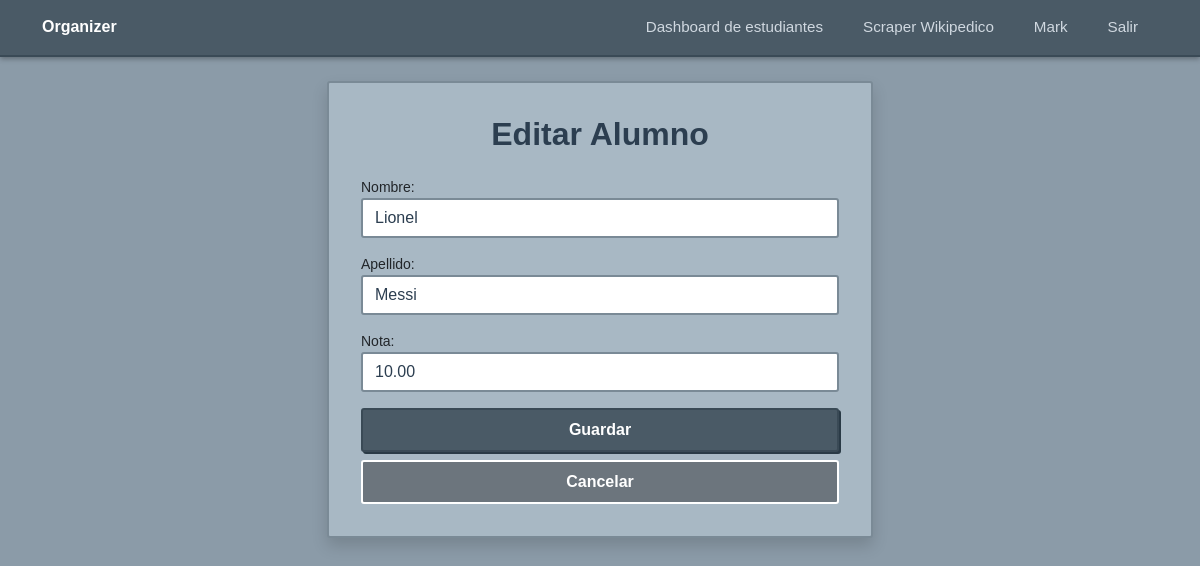
Screenshot of /estudiantes/edit/2/ (signed in) with the database file from the repository.
### estudiantes/models.py (models this page shows, shortened)
class Alumno(models.Model):
    usuario = models.ForeignKey(User, on_delete=models.CASCADE, related_name='alumnos')
    nombre = models.CharField(max_length=100)
    apellido = models.CharField(max_length=100)
    nota = models.DecimalField(max_digits=5, decimal_places=2)
    fecha_creacion = models.DateTimeField(auto_now_add=True)
    class Meta:
        ordering = ['-fecha_creacion']

### estudiantes/views.py (the view)
# urls.py: path('edit/<int:pk>/', views.edit_alumno, name='edit'),
@login_required
def edit_alumno(request, pk):
    alumno = get_object_or_404(Alumno, pk=pk, usuario=request.user)
    if request.method == 'POST':
        form = AlumnoForm(request.POST, instance=alumno)
        if form.is_valid():
            form.save()
            messages.success(request, 'Alumno actualizado exitosamente')
            return redirect('estudiantes:dashboard')
        else:
            messages.error(request, 'Por favor corrige los errores en el formulario')
    else:
        form = AlumnoForm(instance=alumno)
    return render(request, 'estudiantes/form.html', {'form': form, 'action': 'Editar'})

### estudiantes/forms.py
class AlumnoForm(forms.ModelForm):
    class Meta:
        model = Alumno
        fields = ['nombre', 'apellido', 'nota']
        widgets = {
            'nombre': forms.TextInput(attrs={'class': 'form-control', 'placeholder': 'Nombre'}),
            'apellido': forms.TextInput(attrs={'class': 'form-control', 'placeholder': 'Apellido'}),
            'nota': forms.NumberInput(attrs={'class': 'form-control', 'placeholder': 'Nota', 'step': '0.01', 'min': '0', 'max': '10'}),
        }

### templates/estudiantes/form.html (shortened to what this page needs)
{% extends 'base.html' %}
{% block content %}
<div class="row justify-content-center">
    <div class="col-md-6">
        <div class="card shadow">
            <div class="card-body">
                <h2 class="card-title text-center mb-4">{{ action }} Alumno</h2>
                <form method="post">
                    {{ form.as_p }}
                    <button type="submit" class="btn btn-primary w-100">Guardar</button>
                    <a href="{% url 'estudiantes:dashboard' %}" class="btn btn-secondary w-100 mt-2">Cancelar</a>
                </form>
            </div>
        </div>
    </div>
</div>
{% endblock %}

### templates/base.html (shortened to what this page needs)
{% load static %}
<!DOCTYPE html>
<html lang="es">
<head>
    <link href="https://cdn.jsdelivr.net/npm/bootstrap@5.3.0/dist/css/bootstrap.min.css" rel="stylesheet">
</head>
<body>
    <nav class="navbar navbar-expand-lg navbar-dark">
        <div class="container">
            <a class="navbar-brand" href="{% url 'estudiantes:dashboard' %}">Organizer</a>
            <div class="collapse navbar-collapse" id="navbarNav">
                <ul class="navbar-nav ms-auto">
                    {% if user.is_authenticated %}
                        <li class="nav-item">
                            <a class="nav-link" href="{% url 'estudiantes:dashboard' %}">Dashboard de estudiantes</a>
                        </li>
                        <li class="nav-item">
                            <a class="nav-link" href="{% url 'scraper:scraper' %}">Scraper Wikipedico</a>
                        </li>
                        <li class="nav-item">
                            <span class="nav-link">{{ user.username }}</span>
                        </li>
                        <li class="nav-item">
                            <a class="nav-link" href="{% url 'accounts:logout' %}">Salir</a>
                        </li>
                    {% endif %}
                </ul>
            </div>
        </div>
    </nav>
    <div class="container mt-4">
        {% block content %}
        {% endblock %}
    </div>
</body>
</html>

### templates/base.html (style rules this page uses)
body { background: #8b9ba8; color: #2c3e50; font-family: Arial, Helvetica, sans-serif; font-size: 14px; min-height: 100vh; }
.navbar { background: #4a5a66 !important; border-bottom: 2px solid #3a4a56; box-shadow: 0 2px 5px rgba(0,0,0,0.3); padding: 0.5rem 0; }
.navbar-brand { font-size: 1rem; color: #fff !important; font-weight: bold; }
.nav-link { color: #d0d8e0 !important; padding: 8px 20px !important; font-size: 0.95rem; }
.card { background: #a8b8c4; border: 2px solid #7a8a96; box-shadow: 3px 3px 0 #6a7a86, 5px 5px 10px rgba(0,0,0,0.3); border-radius: 3px; }
.card-body { padding: 2rem; }
.card-title, h1, h2, h3, h4, h5 { color: #2c3e50; font-weight: bold; margin-bottom: 1rem; }
.btn { border-radius: 3px; padding: 8px 20px; font-weight: bold; border: 2px solid; transition: all 0.2s; }
.btn-primary { background: #4a5a66; border-color: #3a4a56; color: #fff; box-shadow: 2px 2px 0 #2a3a46; }
.form-control, .form-select { background: #fff; border: 2px solid #7a8a96; color: #2c3e50; border-radius: 3px; }
.container { background: transparent; }
a { color: #2c4a5a; text-decoration: underline; }

### rows the page displays
Alumno: nombre "Lionel", apellido "Messi", nota "10.00"

### other values shown
{{ user.username }} "Mark"
{{ action }} "Editar"
